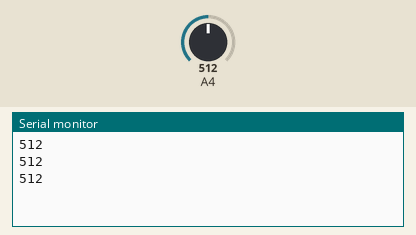
Recording of a sketch running on a simulated Arduino Mega 2560, built with avr-gcc and run on an emulated ATmega2560. Parts: the last lines printed to the serial monitor. The inputs (shaded band) are chosen by the test bench; at power-on: A4 = 512.

Above: at 2.2 s.
2.3 s: A4 set to 716
At 2.9 s:
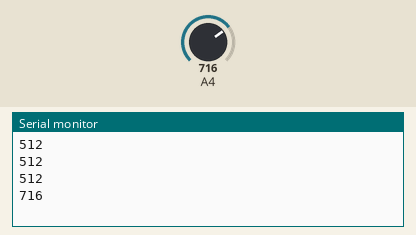
3.8 s: A4 set to 900
At 4.4 s:
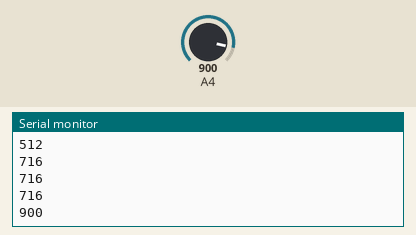
Timing chart, 0 to 6.8 s (numbered marks = the images above; inputs shaded):
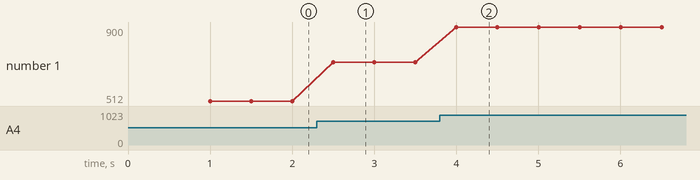

Measured:
- after the input at 2.3 s, the serial monitor: prints a new line after 0.20 s (image 1)
- after the input at 3.8 s, the serial monitor: prints a new line after 0.20 s (image 2)
- plotted number 1: 512 → 716 after the input at 2.3 s, 716 → 900 after the input at 3.8 s

The sketch:

BatteryStatus.ino
```cpp
const int batPin = 36;

int value = 0;

void setup() {
  Serial.begin(115200);
  delay(1000);
 // analogSetWidth(12);
}

void loop() {
  value = analogRead(batPin);
  Serial.println(value);
  delay(500);
}
```
